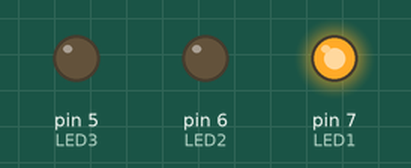
Simulated run of this sketch. Board: Arduino Uno, built with avr-gcc and run on an emulated ATmega328P. Parts: output pins drawn as LEDs (lit = HIGH).

Above: at 0.5 s.
At 1.5 s:
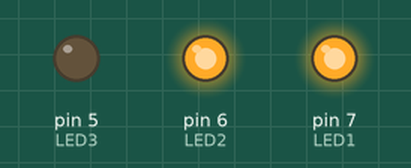
At 3.5 s:
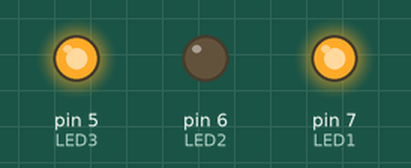
At 5.5 s:
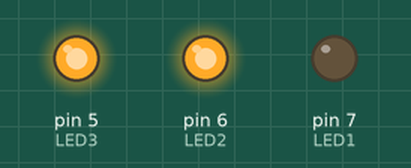
Timing chart, 0 to 6.9 s (numbered marks = the images above):
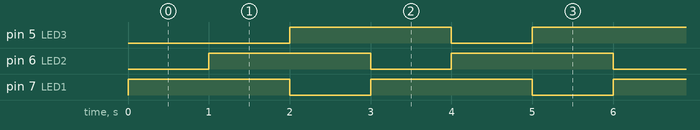

Measured:
- by itself, pin 5 (LED3), pin 6 (LED2), pin 7 (LED1): alternates HIGH for 2.0 s and LOW for 1.0 s
- by itself, everything shown: repeats every 3.0 s, in 3 steps

The sketch:

1.ino
```cpp
/*
3개 LED를 1초 간격으로 다음과 같이 점멸하도록 프로그램

LED1  OOXOOX...
LED2  XOOXOOX...
LED3  XXOOXOOX...

*/

//즉 2개씩 켜지도록 설계

//IO설정
const int LED1 = 7;
const int LED2 = 6;
const int LED3 = 5;
//전역변수
unsigned long i = 1;

void setup()
{
  pinMode(LED1, OUTPUT);
  pinMode(LED2, OUTPUT);
  pinMode(LED3, OUTPUT);

}

void loop()
{
  if(i==1){
    digitalWrite(LED1, HIGH);
    digitalWrite(LED2, LOW);
    digitalWrite(LED3, LOW);
    delay(1000);
    i++;
  }
  else{
    while(1)
    {
      if(i%3==0)
      {
        digitalWrite(LED1, LOW);
        digitalWrite(LED2, HIGH);
        digitalWrite(LED3, HIGH);
        delay(1000);
        i++;
      }
      else if(i%3==1)
      {
        digitalWrite(LED1, HIGH);
        digitalWrite(LED2, LOW);
        digitalWrite(LED3, HIGH);
        delay(1000);
        i++;
      }
      else if(i%3==2)
      {
        digitalWrite(LED1, HIGH);
        digitalWrite(LED2, HIGH);
        digitalWrite(LED3, LOW);
        delay(1000);
        i++;
      }

    }

  }


}
```
